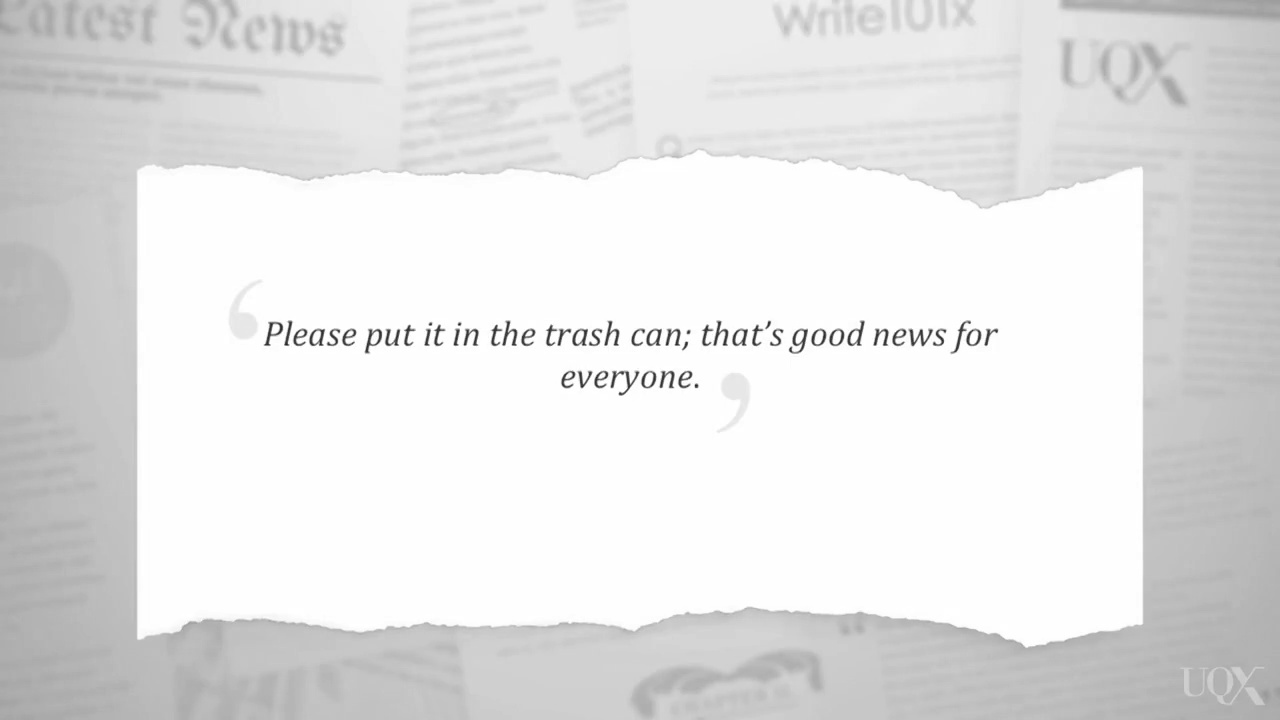
#> input picture After 2019-08-25/Table Detection/Test_01 - table with borders/b.jpg, 1280 x 720 px
$ python Project.py   (older library calls are emulated)
#> lines starting #> are read from the running program, lines starting #| are printed output that depends on the picture; after the words box and inside, x2 and y2 are one past the last pixel; in counts of white or black regions, pixels touching at a corner belong together
import cv2
import numpy as np

# img = cv2.imread("01.jpg")
img = cv2.imread("b.jpg")
#> img is the input picture: shape (720, 1280, 3); min 30, max 255, mean 227.9
# img = cv2.imread("06.jpg")
img2 = img.copy()
height, width,x = img.shape
#> height = 720; width = 1280; x = 3
img_empty = np.zeros([height, width], dtype=np.uint8)
img_empty.fill(255)
#> img_empty: shape (720, 1280); every value is 255

# sobel_img_x = cv2.Sobel(img, cv2.CV_8U, 1, 0, ksize=3)
# sobel_img_y = cv2.Sobel(img, cv2.CV_8U, 0, 1, ksize=3)
# sobel = cv2.addWeighted(sobel_img_x, 1, sobel_img_y, 1, 0)

img = cv2.cvtColor(img, cv2.COLOR_BGR2GRAY)
#> img: shape (720, 1280)
# [7 lines of commented-out code are left out]
edges = cv2.Canny(img, 31, 180, apertureSize = 3)
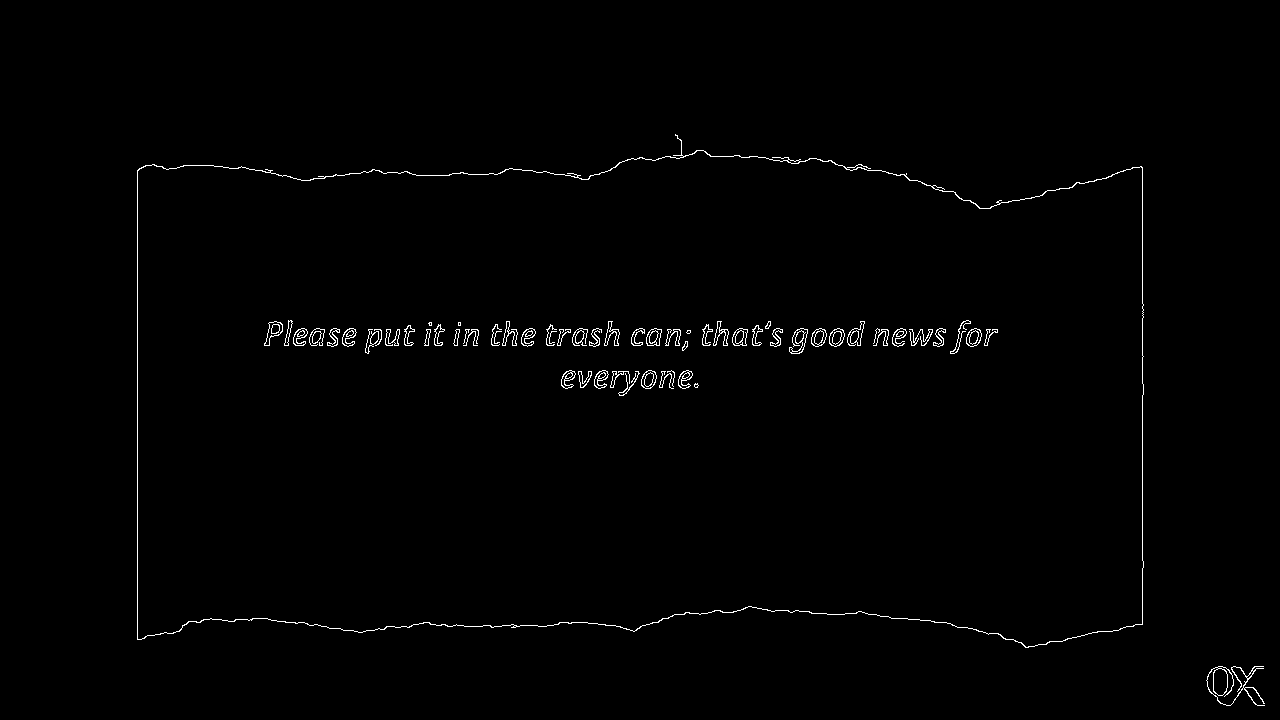
#> edges: shape (720, 1280); 0.87% white in thin lines or dots, all inside (x1, y1, x2, y2) = (137, 134, 1265, 706)
#retval, threshold = cv2.threshold(edges, 127, 255, 0)

im2, contours, hierarchy = cv2.findContours(edges, cv2.RETR_TREE, cv2.CHAIN_APPROX_SIMPLE)
#> contours = 144 contours, 36 with area under 20; largest, box (x1, y1, x2, y2) and area: (137, 134, 1144, 648) 453382, (137, 150, 1144, 648) 453100, (1206, 666, 1265, 706) 432, (1213, 668, 1228, 696) 324, (264, 321, 283, 346) 212
table_x = -1
table_y = -1
table_w = 450
table_h = 200
for contour in contours:
    # get rectangle bounding contour
    [x, y, w, h] = cv2.boundingRect(contour)
    # Don't plot small false positives that aren't text
    if (w >table_w and h> table_h):
        table_x = x
        table_y = y
        table_h = h
        table_w = w
#> this loop made 144 passes
#> (x, y, w, h, table_x, table_y, table_h, table_w) on pass 4: (137, 134, 1007, 514, 137, 134, 514, 1007)
#> (x, y, w, h) on passes 1, 2, 3, 5, 6, 7: (1206, 666, 59, 40), (1246, 670, 8, 9), (1213, 668, 15, 28), (513, 625, 4, 3), (787, 159, 13, 5), (137, 150, 1007, 498)
#> after the loop, table_h = 514; table_w = 1007; table_x = 137; table_y = 134
if not table_x == -1 and not table_y == -1:
    cv2.rectangle(img2, (table_x, table_y), (table_x + table_w, table_y + table_h), (255, 0, 0), 2)
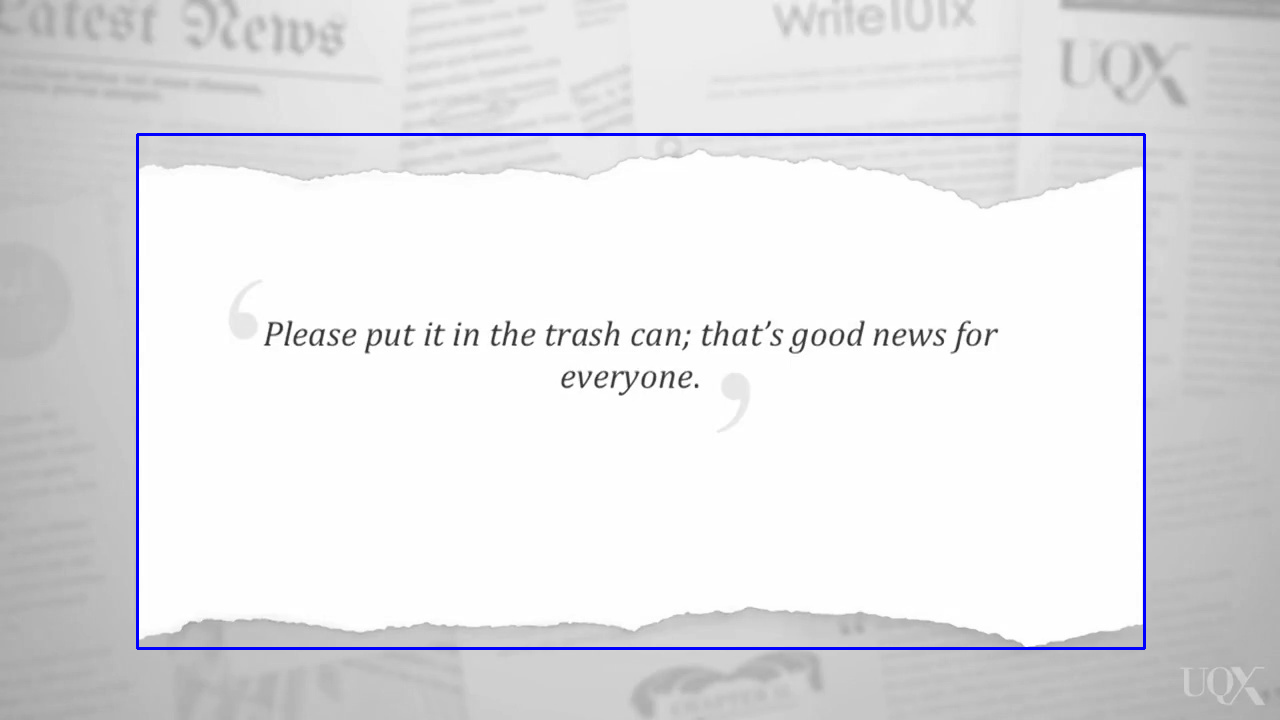
#> img2: shape (720, 1280, 3); 0.99% of pixels changed, all inside (x1, y1, x2, y2) = (136, 133, 1146, 650)
    # img_empty = img2[0:table_y,0:width]
    cv2.imshow("img1", img2[table_y:table_y+table_h, table_x:table_x+table_w])
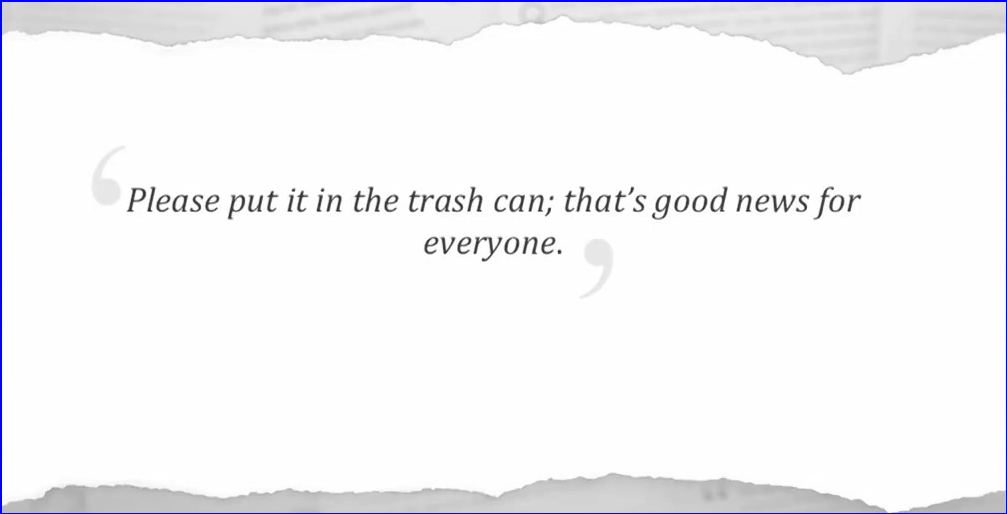
#> window 'img1': shape (514, 1007, 3); mean B, G, R 247.1, 244.9, 244.9

cv2.imshow("img2", img2)
cv2.waitKey(0)

$ run again, with After 2019-08-25/Table Detection/Test_01 - table with borders/01.jpg copied over After 2019-08-25/Table Detection/Test_01 - table with borders/b.jpg
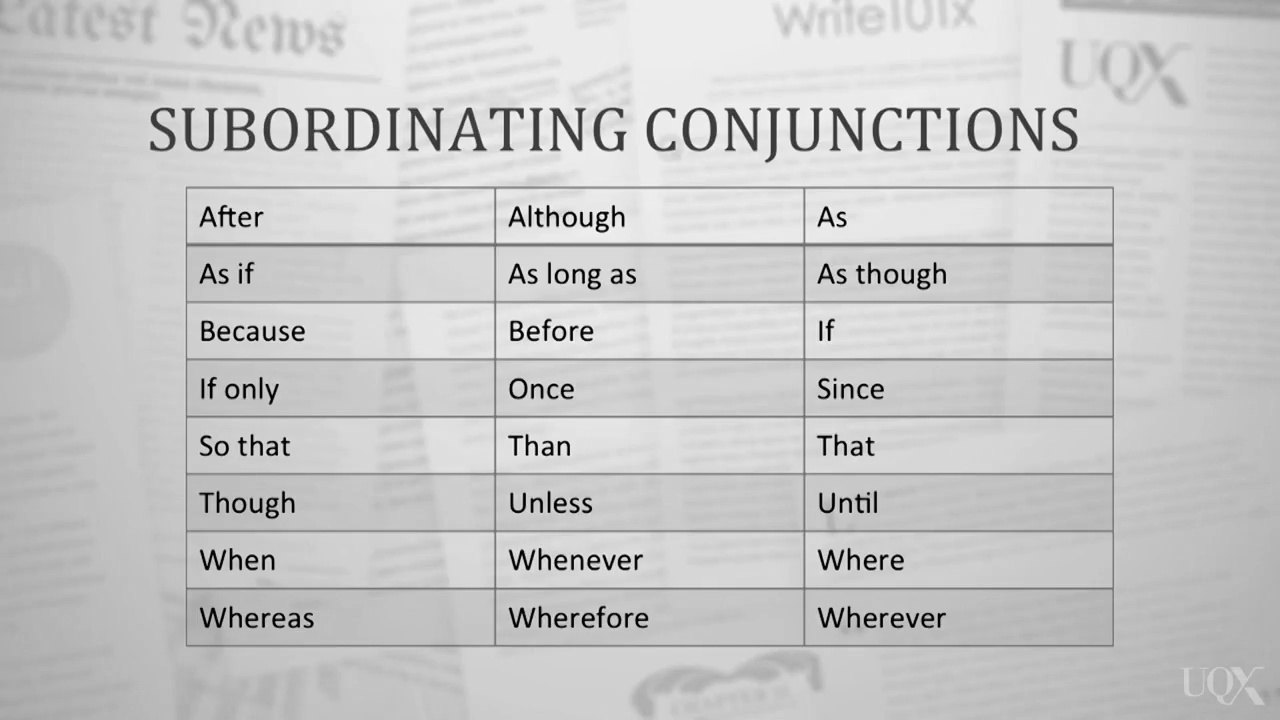
#> input picture After 2019-08-25/Table Detection/Test_01 - table with borders/01.jpg, 1280 x 720 px
#> img is the input picture: shape (720, 1280, 3); min 0, max 250, mean 199.6
#> img_empty: shape (720, 1280); every value is 255
#> img: shape (720, 1280)
#> `edges = cv2.Canny(img, 31, 180, apertureSize = 3)`:
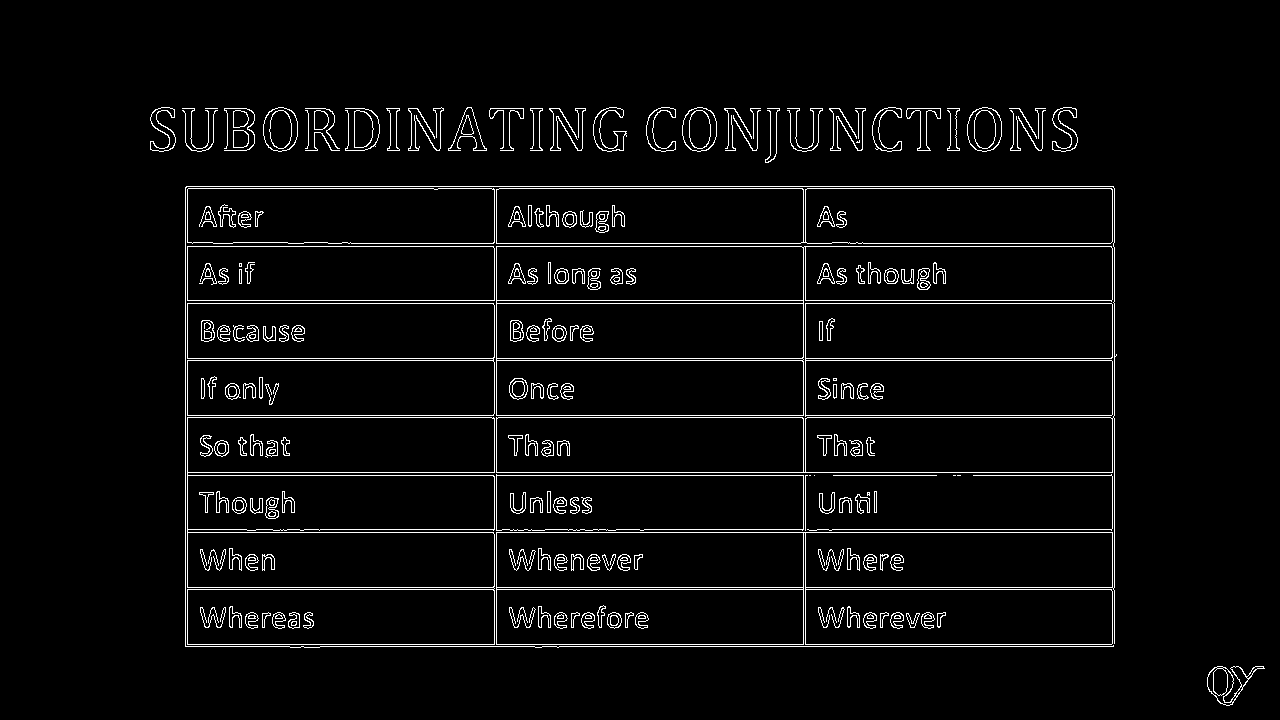
#> edges: shape (720, 1280); 4% white in thin lines or dots, all inside (x1, y1, x2, y2) = (150, 107, 1265, 706)
#> contours = 494 contours, 102 with area under 20; largest, box (x1, y1, x2, y2) and area: (185, 186, 1117, 648) 101924, (496, 246, 1113, 416) 68456, (187, 417, 495, 645) 67258, (805, 303, 1113, 417) 33770, (187, 303, 495, 416) 33766
#> the loop `for contour in contours:` made 494 passes
#> (x, y, w, h, table_x, table_y, table_h, table_w) on pass 318: (185, 186, 932, 462, 185, 186, 462, 932)
#> after the loop `for contour in contours:`: table_h = 462; table_w = 932; table_x = 185; table_y = 186
#> img2: shape (720, 1280, 3); 0.91% of pixels changed, all inside (x1, y1, x2, y2) = (184, 185, 1119, 650)
#> `cv2.imshow("img1", img2[table_y:table_y+table_h, table_x:table_x+table..`:
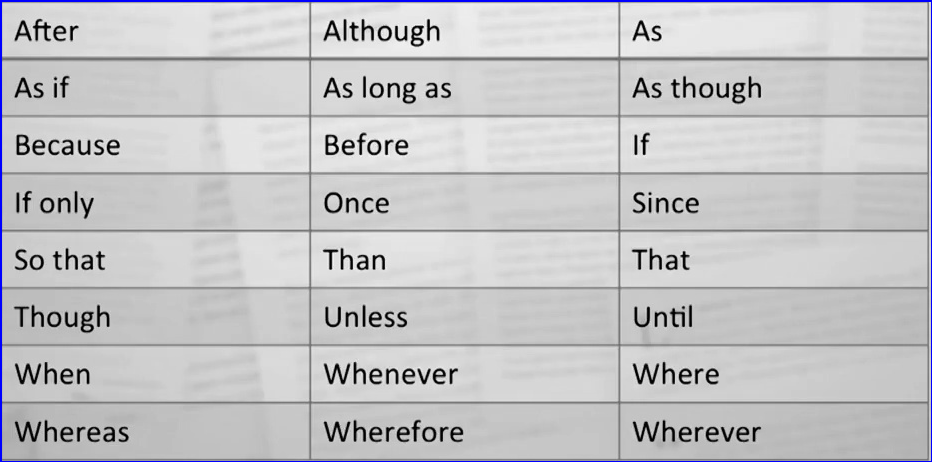
#> window 'img1': shape (462, 932, 3); mean B, G, R 198.3, 195.8, 195.8

$ run again, with After 2019-08-25/Table Detection/Test_01 - table with borders/06.jpg copied over After 2019-08-25/Table Detection/Test_01 - table with borders/b.jpg
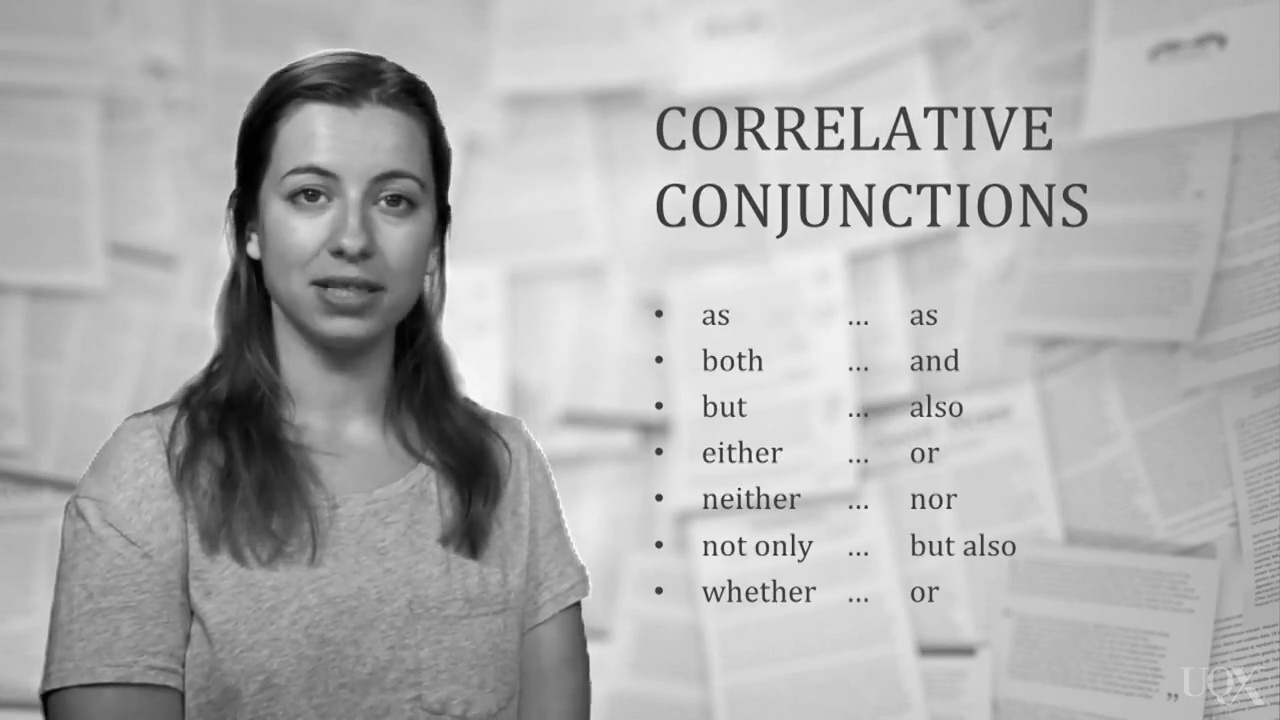
#> input picture After 2019-08-25/Table Detection/Test_01 - table with borders/06.jpg, 1280 x 720 px
#> img is the input picture: shape (720, 1280, 3); min 0, max 252, mean 175.8
#> img_empty: shape (720, 1280); every value is 255
#> img: shape (720, 1280)
#> `edges = cv2.Canny(img, 31, 180, apertureSize = 3)`:
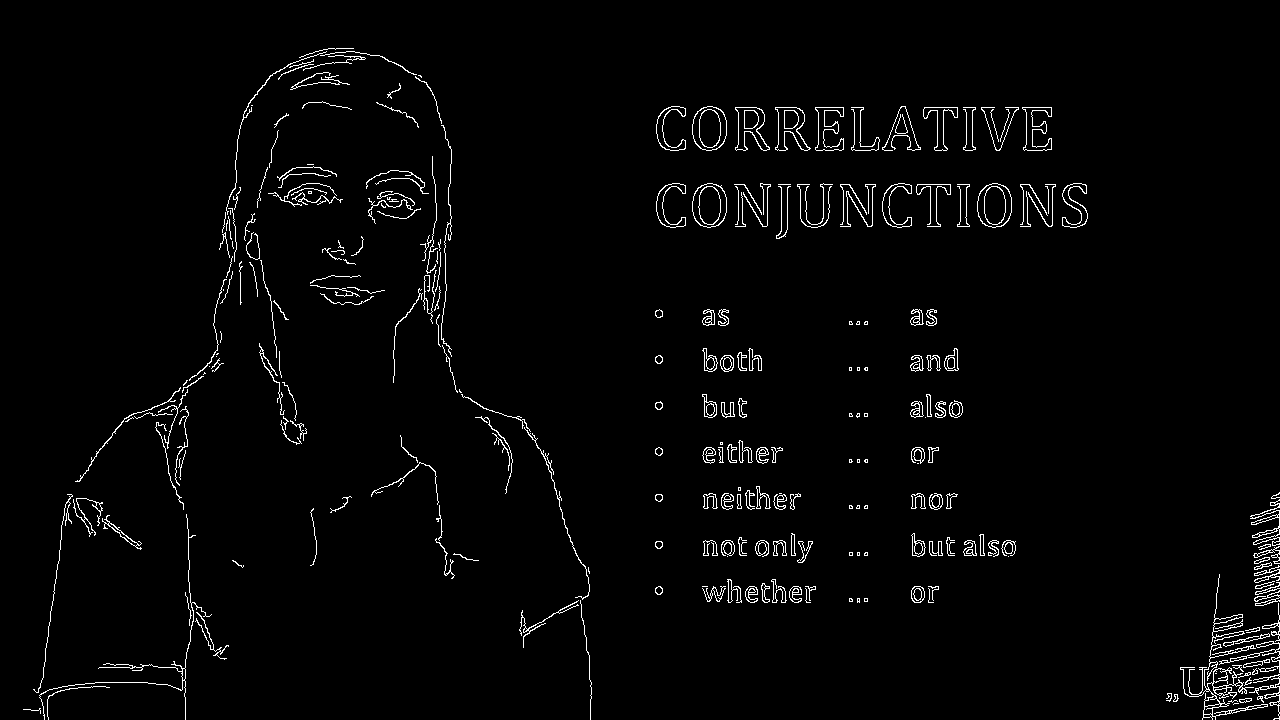
#> edges: shape (720, 1280); 2.3% white in thin lines or dots
#> contours = 498 contours, 275 with area under 20; largest, box (x1, y1, x2, y2) and area: (692, 106, 727, 151) 1232, (977, 183, 1012, 228) 1228, (692, 183, 727, 228) 1228, (692, 106, 727, 151) 1206, (977, 183, 1012, 228) 1202
#> the loop `for contour in contours:` made 498 passes
#> (x, y, w, h) on passes 1, 3, 4: (23, 708, 18, 6), (1228, 700, 10, 3), (1239, 698, 13, 5)
#> after the loop `for contour in contours:`: table_h = 200; table_w = 450; table_x = -1
